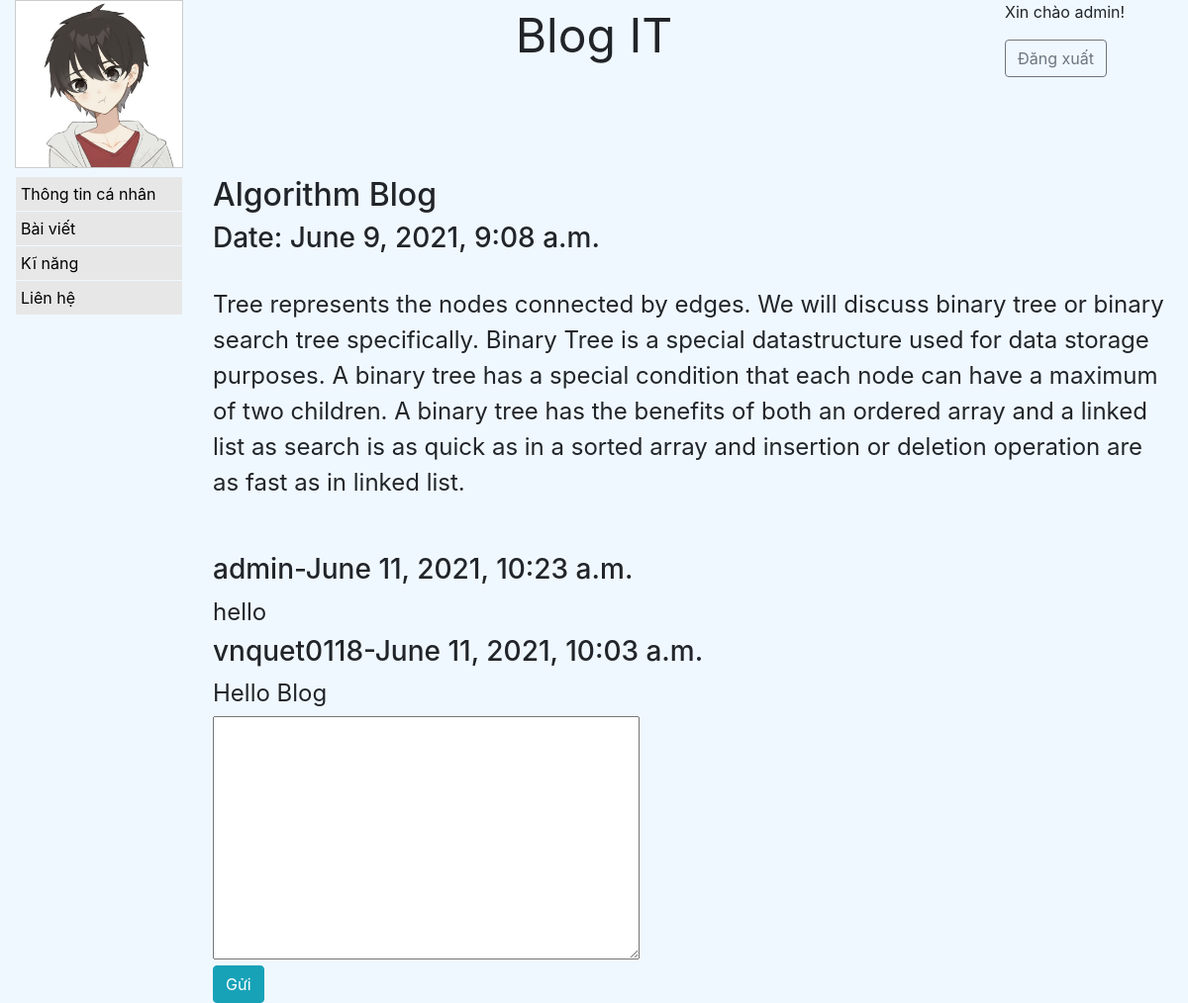
/blog/4/ (signed in), run on the app's committed database.
### blog/models.py (models this page shows, shortened)
class Post(models.Model):
    title = models.CharField(max_length=100)
    body = models.TextField()
    date = models.DateTimeField(auto_now_add=True)
    description = models.CharField(max_length=100, null=True)
    image = models.ImageField(null=True)
    class Meta:
        ordering = ['-date', 'title']

class Comment(models.Model):
    author = models.ForeignKey(settings.AUTH_USER_MODEL, on_delete=models.CASCADE)
    post = models.ForeignKey(Post, on_delete=models.CASCADE, related_name="comments")
    date = models.DateTimeField(auto_now_add=True)
    body = models.TextField()
    class Meta:
        ordering = ['-date']

### blog/views.py (the view)
# urls.py: path('<int:pk>/', view=views.show_detail_post, name='show_detail_post'),
def show_detail_post(request, pk):
    post = Post.objects.get(pk=pk)
    form = CommentForm()
    if request.method == 'POST':
        form = CommentForm(request.POST, author=request.user, post=post)
        if form.is_valid():
            form.save()
            return HttpResponseRedirect('./')
    return render(request, 'posts/post_detail.html', {'post':post, 'form':form})

### blog/forms.py (shortened to what this page needs)
class CommentForm(forms.ModelForm):
    def __init__(self, *args, **kwargs):
        self.author = kwargs.pop('author', None)
        self.post = kwargs.pop('post', None)
        super().__init__(*args, **kwargs)
    class Meta:
        model = Comment
        fields = ['body']

### blog/templates/posts/post_detail.html (shortened to what this page needs)
{% extends 'pages/base.html' %}
{% block content %}
    <h2>{{post.title}}</h2>
    <h3>Date: {{post.date}}</h3>
    <br>
    <p>{{post.body}}</p>
    <br><br>
    {% for comment in post.comments.all %}
        <h3>{{comment.author.username}}-<span>{{comment.date}}</span></h3>
        <p>{{comment.body}}</p>
    {% endfor %}
    {% if user.username %}
        <form action="." method="POST">
            {{form.body}}
            <br>
            <input type="submit" value="Gửi" class="btn btn-info">
        </form>
    {% else %}
        <br>
        <p>Đăng nhập để bình luận!</p>
    {% endif %}
{% endblock content %}

### home/templates/pages/base.html (shortened to what this page needs)
<!DOCTYPE html>
<html lang="en">
<head>
    {% load static %}
    <link rel="stylesheet" href="https://maxcdn.bootstrapcdn.com/bootstrap/4.5.2/css/bootstrap.min.css">
</head>
<body>
    <div class="container-fluid">
        <div class="row">
            <div class="col-sm-2">
                <div class="avatar">
                    <img src="{% static 'image/avatar.jpg' %}" alt="avatar">
                </div>
            </div>
            <div class="col-sm-8">
                <div class="header">
                    <p>Blog IT</p>
                </div>
            </div>
            <div class="col-sm-2">
                {% if user.username %}
                    <p>Xin chào {{user.username}}!</p>
                    <a href="{% url 'logout' %}" class="btn btn-outline-secondary">Đăng xuất</a>
                {% else %}
                    <a href="{% url 'login' %}" class="btn btn-outline-secondary">Đăng nhập</a>
                    <a href="{% url 'register' %}" class="btn btn-outline-secondary">Đăng kí</a>
                {% endif %}
            </div>
        </div>
        <div class="row pt-2">
            <div class="col-sm-2">
                <div class="my-nav">
                    <ul>
                        <li><a href="/">Thông tin cá nhân</a></li>
                        <li><a href="{% url 'show_list_post' %}">Bài viết </a></li>
                        <li><a href="{% url 'show_list_skill' %}">Kĩ năng</a></li>
                        <li><a href="{% url 'contact' %}">Liên hệ</a></li>
                    </ul>
                </div>
            </div>
            <div class="col-sm-10">
                <div class="content">
                    {% block content %}
                    {% endblock content %}
                </div>
            </div>
        </div>
    </div>
</body>
</html>

### home/templates/pages/base.html (style rules this page uses)
* { box-sizing: border-box; }
body { background-color:aliceblue; }
.avatar { border: 1px solid #ccc; }
.avatar img { width: 100%; height: auto; }
.header { text-align: center; }
.header p { margin: 0; font-size:4vw; }
.my-nav ul { list-style-type: none; padding: 0; margin: 0; }
.my-nav li { margin: 1px; }
.my-nav a { display: block; color: black; text-decoration: none; padding: 5px; background-color: rgb(231, 231, 231); }
.content p { margin-top: 0; margin-bottom: 5px; font-size: 2vw; }

### data on the page
Post: title "Algorithm Blog", date "June 9, 2021, 9:08 a.m.", body "Tree represents the nodes connected by edges. We will discuss binary tree or binary search tree specifically. Binary Tree is a special datastructure used for data storage purposes. A binary tree has a special condition that each node can have a maximum of two children. A binary tree has the benefits of both an ordered array and a linked list as search is as quick as in a sorted array and insertion or deletion operation are as fast as in linked list."
Comment: author.username "admin", date "June 11, 2021, 10:23 a.m.", body "hello"
Comment: author.username "vnquet0118", date "June 11, 2021, 10:03 a.m.", body "Hello Blog"

### other printed values
{{ user.username }} "admin"
